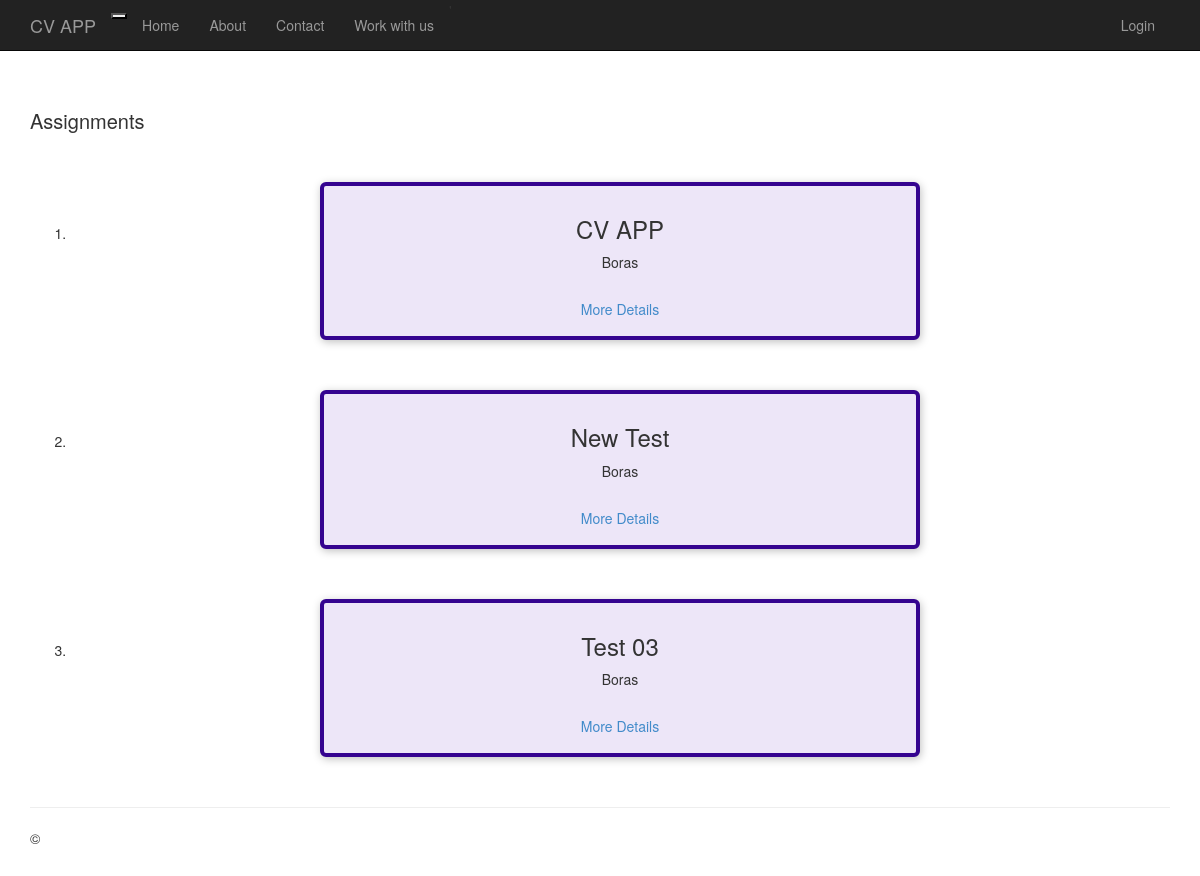
Page /assignment/ on the committed database.
### assignment/models.py (models this page shows, shortened)
class Assignment(models.Model):
    title = models.CharField(max_length=200)
    slug = models.SlugField(unique=True)
    data = models.DateField(blank=True, null=True)
    description = models.TextField()
    location = models.ForeignKey(Location, on_delete=models.CASCADE)
    applicant=models.ManyToManyField(Applicant,blank=True, null=True)

class Location(models.Model):
    name = models.CharField(max_length=200)
    adress = models.CharField(max_length=300)

### assignment/views.py (the view)
# urls.py: path('assignment/', views.index, name='all-assignments'),
def index(request):
    assignments = Assignment.objects.all()
    return render(request, 'assignment/index.html',
                  {'isActive': True, 'assignments': assignments})

### assignment/templates/assignment/index.html
{% extends "app/layout.html" %}
{% load static %}
{% block content %}
<section>
  <h2>Assignments</h2>
  <ol>
    {% for assignment_item in assignments %}
      {% include 'assignment/includes/assignment-item.html' with title=assignment_item.title location=assignment_item.location.name slug=assignment_item.slug %}
    {% endfor %}
  </ol>
</section>
{% endblock %}

### assignment/templates/assignment/includes/assignment-item.html
<li class="assignment-item">
  <article>
    <div class="assignment-summary">
      <div class="assignment-details">
        <h3>{{ title }}</h3>
        <address>{{ location }}</address>
      </div>
    </div>
    <div class="assignment-actions">
       <a href="{% url 'assignment-details' slug %}" class="btn">More Details</a>
    </div>
  </article>
</li>

### app/static/app/content/site.css (style rules this page uses)
body { padding-top: 50px; padding-bottom: 20px; }

### assignment/static/assignment/styles/details.css (style rules this page uses)
article { max-width: 60rem; margin: 5rem auto; border-radius: 6px; background-color: #ede6f8; border: 4px solid #350490; box-shadow: 1px 2px 8px rgba(0, 0, 0, 0.25); position: relative; padding: 1rem; text-align: center; }
section:first-of-type { margin-top: 6rem; }
h2 { font-size: 2rem; }

### rows in the picture
Assignment: title "CV APP"
Location: name "Boras"
Assignment: title "New Test"
Assignment: title "Test 03"
